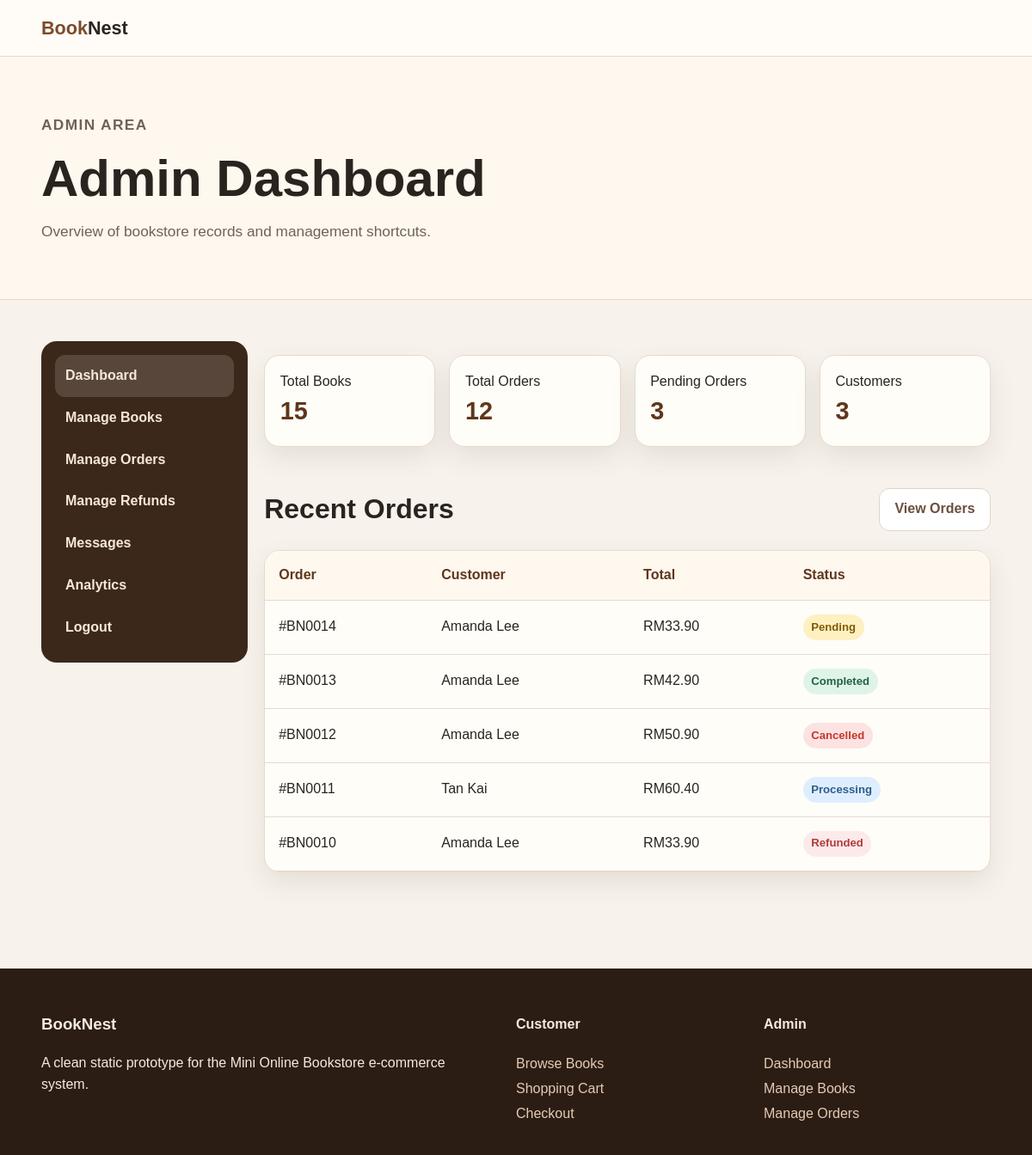
/admin/admin-dashboard.php (signed in), run on the app's committed database.
### tables this page shows
CREATE TABLE `orders` (
  `order_id` int NOT NULL AUTO_INCREMENT,
  `user_id` int DEFAULT NULL,
  `total_amount` decimal(10,2) NOT NULL,
  `status` enum('Pending','Processing','Completed','Cancelled','Refunded') NOT NULL DEFAULT 'Pending',
  `order_date` timestamp NOT NULL DEFAULT CURRENT_TIMESTAMP,
  `delivery_name` varchar(100) DEFAULT NULL,
  `delivery_contact` varchar(20) DEFAULT NULL,
  `delivery_email` varchar(100) DEFAULT NULL,
  `delivery_address` text,
  `payment_method` varchar(50) DEFAULT 'Cash on Delivery',
  `payment_status` varchar(50) DEFAULT 'Pending',
  `payment_reference` varchar(100) DEFAULT NULL,
  `card_last_four` varchar(4) DEFAULT NULL,
  `paid_at` datetime DEFAULT NULL,
  PRIMARY KEY (`order_id`),
  KEY `user_id` (`user_id`),
  CONSTRAINT `orders_ibfk_1` FOREIGN KEY (`user_id`) REFERENCES `users` (`user_id`)
);

CREATE TABLE `users` (
  `user_id` int NOT NULL AUTO_INCREMENT,
  `name` varchar(100) NOT NULL,
  `email` varchar(100) NOT NULL,
  `password` varchar(255) NOT NULL,
  `role` enum('customer','admin') NOT NULL DEFAULT 'customer',
  `contact` varchar(20) DEFAULT NULL,
  `created_at` timestamp NOT NULL DEFAULT CURRENT_TIMESTAMP,
  PRIMARY KEY (`user_id`),
  UNIQUE KEY `email` (`email`)
);

### admin/admin-dashboard.php (the view, shortened to what this page needs)
<?php
include '../app.php';
$totalBooks = $conn->query("SELECT COUNT(*) AS total FROM books")->fetch_assoc()['total'];
$totalOrders = $conn->query("SELECT COUNT(*) AS total FROM orders")->fetch_assoc()['total'];
$pendingOrders = $conn->query("SELECT COUNT(*) AS total FROM orders WHERE status='Pending'")->fetch_assoc()['total'];
$totalCustomers = $conn->query("SELECT COUNT(*) AS total FROM users WHERE role='customer'")->fetch_assoc()['total'];
$recentOrders = $conn->query("
    SELECT orders.order_id, users.name, orders.total_amount, orders.status
    FROM orders
    LEFT JOIN users ON orders.user_id = users.user_id
    ORDER BY orders.order_date DESC
    LIMIT 5
");
?>
<!DOCTYPE html>
<html lang="en">
<head>
    <link rel="stylesheet" href="../css/style.css?v=123">
</head>
<body>
    <header class="navbar">
        <div class="container nav-inner">
            <a class="brand" href="admin-dashboard.php">
                Book<span>Nest</span>
            </a>
        </div>
    </header>
    <section class="page-title">
        <div class="container">
            <p class="eyebrow">Admin Area</p>
            <h1>Admin Dashboard</h1>
            <p>Overview of bookstore records and management shortcuts.</p>
        </div>
    </section>
    <main class="section">
        <div class="container admin-layout">
        <?php include __DIR__ . '/../includes/admin-sidebar.php'; ?>
            <section>
                <div class="stat-grid">
                    <div class="stat"><span>Total Books</span><br><strong><?php echo $totalBooks; ?></strong></div>
                    <div class="stat"><span>Total Orders</span><br><strong><?php echo $totalOrders; ?></strong></div>
                    <div class="stat"><span>Pending Orders</span><br><strong><?php echo $pendingOrders; ?></strong></div>
                    <div class="stat"><span>Customers</span><br><strong><?php echo $totalCustomers; ?></strong></div>
                </div>
                <div class="section-head" style="margin-top: 2rem;">
                    <h2>Recent Orders</h2>
                    <a class="btn secondary view-btn" href="manage-orders.php">View Orders</a>
                </div>
                <div class="table-wrap">
                    <table>
                        <thead>
                            <tr>
                                <th>Order</th>
                                <th>Customer</th>
                                <th>Total</th>
                                <th>Status</th>
                            </tr>
                        </thead>
                    <tbody>
                        <?php while ($row = $recentOrders->fetch_assoc()): ?>
                        <tr>
                            <td>#BN<?php echo str_pad($row['order_id'], 4, '0', STR_PAD_LEFT); ?></td>
                            <td><?php echo htmlspecialchars($row['name']); ?></td>
                            <td>RM<?php echo number_format($row['total_amount'], 2); ?></td>
                            <td>
                                <span class="status <?php echo strtolower(trim($row['status'])); ?>">
                                    <?php echo htmlspecialchars($row['status']); ?>
                                </span>
                            </td>
                        </tr>
                        <?php endwhile; ?>
                    </tbody>
                    </table>
                </div>
            </section>
        </div>
    </main>
    <footer class="footer">
        <div class="container footer-grid">
            <div>
                <h3>BookNest</h3>
                <p>A clean static prototype for the Mini Online Bookstore e-commerce system.</p>
            </div>
            <div>
                <h4>Customer</h4>
                <a href="../books.php">Browse Books</a>
                <a href="../cart.php">Shopping Cart</a>
                <a href="../checkout.php">Checkout</a>
            </div>
            <div>
                <h4>Admin</h4>
                <a href="admin-dashboard.php">Dashboard</a>
                <a href="manage-books.php">Manage Books</a>
                <a href="manage-orders.php">Manage Orders</a>
            </div>
        </div>
    </footer>
</body>
</html>

### css/style.css (style rules this page uses)
:root { --bg: #f7f3ec; --paper: #fffdf8; --ink: #2a241f; --muted: #6f6259; --line: #e6dacc; --brand: #7b4b2a; --brand-dark: #5f361c; --accent: #b87945; --soft: #efe2d2; --shadow: 0 12px 30px rgba(70, 45, 25, .10); --radius: 18px; }
* { box-sizing: border-box; }
body { margin: 0; font-family: Arial, Helvetica, sans-serif; background: var(--bg); color: var(--ink); line-height: 1.55; }
a { text-decoration: none; color: inherit; }
.container { width: min(1120px, 92%); margin: auto; }
.navbar { position: sticky; top: 0; z-index: 10; background: rgba(255, 253, 248, .96); border-bottom: 1px solid var(--line); }
.nav-inner { display: flex; align-items: center; justify-content: space-between; padding: 1rem 0; gap: 1rem; }
.brand { font-weight: 800; font-size: 1.35rem; color: var(--brand); }
.brand span { color: var(--ink); }
.btn { display: inline-flex; align-items: center; justify-content: center; border: 0; border-radius: 12px; padding: .75rem 1rem; background: var(--brand); color: #fff; font-weight: 700; cursor: pointer; height: 50px; font-size: 16px; }
.btn.secondary { background: #ffffff; color: #6b4f3b; border: 1px solid #e0d5c8; padding: 0.4rem 1rem; transition: all 0.2s ease; font-size: 16px; }
.view-btn, .cancel-btn { min-width: 130px; }
table { border-radius: 12px; overflow: hidden; }
.eyebrow { color: var(--accent); font-weight: 800; text-transform: uppercase; letter-spacing: .08em; font-size: .85rem; }
.hero h1, .page-title h1 { font-size: clamp(2rem, 5vw, 4rem); line-height: 1.05; margin: .5rem 0 1rem; }
.hero p, .page-title p { font-size: 1.08rem; color: var(--muted); max-width: 650px; }
.hero-card, .card, .form-card, .summary, .stat, .table-wrap { background: var(--paper); border: 1px solid var(--line); border-radius: var(--radius); box-shadow: var(--shadow); margin-top: 1rem; margin-bottom: 1rem; }
.section { padding: 3rem 0; }
.section-head { display: flex; justify-content: space-between; gap: 1rem; align-items: end; margin-bottom: 1.4rem; }
.section-head h2 { font-size: 2rem; margin: 0; }
.page-title { padding: 3rem 0; background: #fff8ef; border-bottom: 1px solid var(--line); }
.table-wrap { overflow: auto; }
table { width: 100%; border-collapse: collapse; min-width: 720px; }
th, td { text-align: left; padding: 1rem; border-bottom: 1px solid var(--line); }
th { background: #fff8ef; color: var(--brand-dark); }
.status { border-radius: 999px; padding: 0.3rem 0.6rem; font-size: 0.82rem; font-weight: 800; display: inline-block; }
.status.cancelled, .status.rejected { background: #fde2e2; color: #c0392b; }
.status.pending { background: #fff0c2; color: #825b00; }
.status.processing { background: #dfeeff; color: #2d5d8a; }
.status.completed, .status.approved { background: #dff4e8; color: #216241; }
.status.refunded { background: #fceaea; color: #b33939; }
.admin-layout { display: grid; grid-template-columns: 240px 1fr; gap: 1.2rem; }
.stat-grid { display: grid; grid-template-columns: repeat(4, 1fr); gap: 1rem; margin-bottom: 1.5rem; }
.stat { padding: 1.1rem; }
.stat strong { font-size: 1.8rem; color: var(--brand-dark); }
.footer { background: #2b1d14; color: #f5eadf; padding: 2rem 0; margin-top: 3rem; }
.footer-grid { display: grid; grid-template-columns: 2fr 1fr 1fr; gap: 1.5rem; }
.footer a { display: block; color: #e5cbb5; margin: .25rem 0; }

### data on the page
orders: order_id "0014", user.name "Amanda Lee", total_amount "33.90", status "Pending"
orders: order_id "0013", user.name "Amanda Lee", total_amount "42.90", status "Completed"
orders: order_id "0012", user.name "Amanda Lee", total_amount "50.90", status "Cancelled"
orders: order_id "0011", user.name "Tan Kai", total_amount "60.40", status "Processing"
orders: order_id "0010", user.name "Amanda Lee", total_amount "33.90", status "Refunded"

### other printed values
$totalBooks "15"
$totalOrders "12"
$pendingOrders "3"
$totalCustomers "3"
